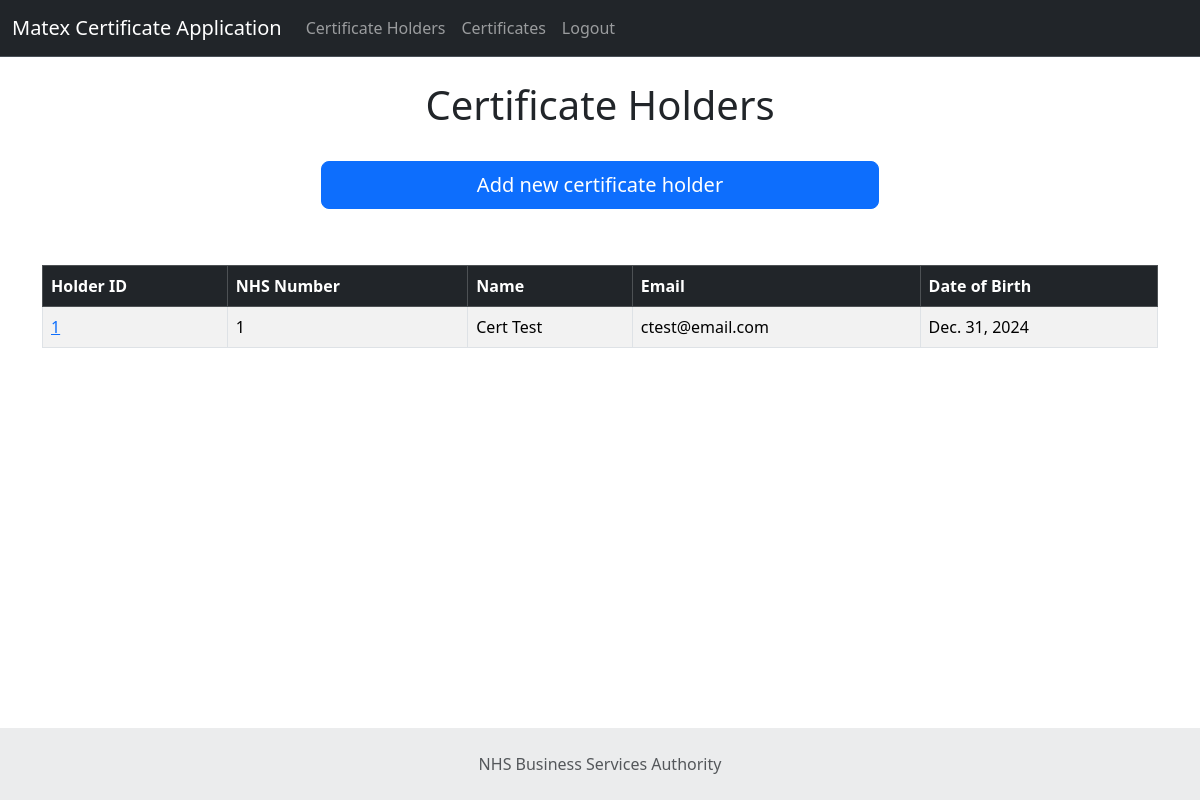
Page /certificate-holders (signed in) on the committed database.
### matex_app/models.py (models this page shows, shortened)
class CertificateHolder(models.Model):
    nhs_number = models.IntegerField()
    first_name = models.CharField(max_length=50)
    last_name = models.CharField(max_length=50)
    email = models.EmailField()
    date_of_birth = models.DateField()

### matex_app/views.py (the view)
# urls.py: path('certificate-holders', views.certificateholders, name='certificate-holders'),
def certificateholders(request):
    if request.user.is_authenticated:
        all_certificate_holders = CertificateHolder.objects.all()
        return render(request, 'certificate-holders.html', {'cert_holders': all_certificate_holders})
    else:
        messages.success(request, 'Please log in to view this page')
        return redirect('index')

### matex_app/templates/certificate-holders.html
{% extends "base.html" %}
{% block content %}
<h1 class="text-center">Certificate Holders</h1>
<br/>
<div class="d-grid gap-2 col-6 mx-auto">
    <a class="btn btn-primary btn-lg" href="{% url 'add-holder' %}" role="button">Add new certificate holder</a><br/>
</div>
<br/>
<table class="table table-striped table-hover table-bordered">
    <thead class="table-dark">
    <tr>
        <th scope="col">Holder ID</th>
        <th scope="col">NHS Number</th>
        <th scope="col">Name</th>
        <th scope="col">Email</th>
        <th scope="col">Date of Birth</th>
    </tr>
    </thead>
    <tbody>
    {% if cert_holders %}
    {% for holder in cert_holders %}
    <tr>
        <td><a href="{% url 'holder-info' holder.id %}">{{ holder.id }}</a></td>
        <td>{{ holder.nhs_number }}</td>
        <td>{{ holder.first_name }} {{ holder.last_name }}</td>
        <td>{{ holder.email }}</td>
        <td>{{ holder.date_of_birth }}</td>
    </tr>
    {% endfor %}
    {% endif %}
    </tbody>
</table>
{% endblock content %}

### rows in the picture
CertificateHolder: id "1", nhs_number "1", first_name "Cert", last_name "Test", email "ctest@email.com", date_of_birth "Dec. 31, 2024"
